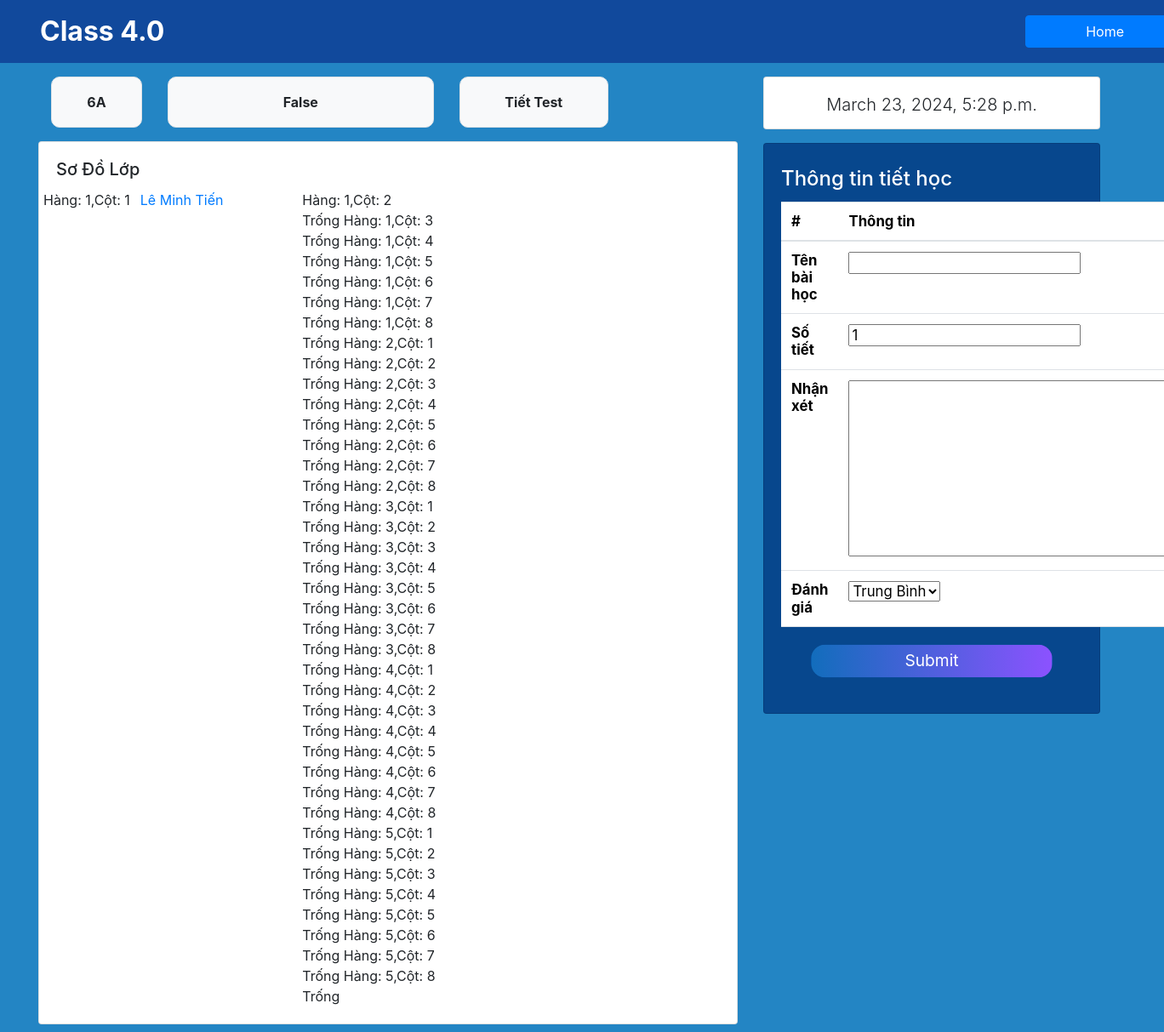
The app's page /home/6A/, older data.
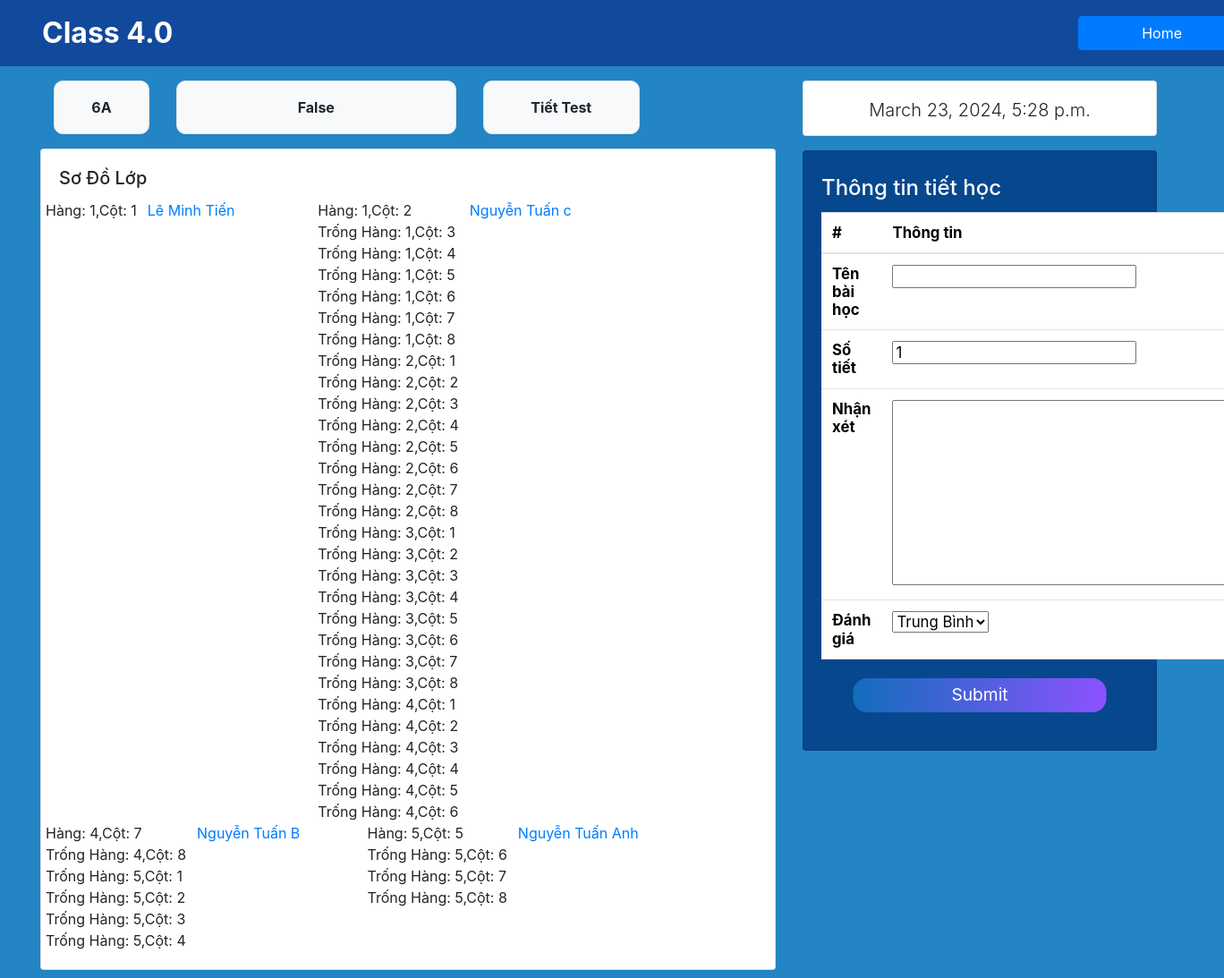
The same page, newer data.
### SM/models.py (models this page shows, shortened)
class Classroom(models.Model):
    name = models.CharField(primary_key=True,max_length=100)
    manager = models.ForeignKey('app_User.Teacher', on_delete=models.CASCADE,related_name='classroom') # 1 lớp chỉ có 1 giáo viên và ngược lại
    subjects = models.ManyToManyField(Subject,blank=True, related_name='classrooms') # choise từ subject
    def __str__(self):
        return self.name

class LessonTime(models.Model):
    period = models.CharField(max_length=10, unique=True)
    start_time = models.TimeField()
    end_time = models.TimeField()

### CM/models.py (models this page shows, shortened)
class Seat(models.Model):
    classroom = models.ForeignKey(SM_Classroom, on_delete=models.CASCADE, related_name='seats')
    student = models.ForeignKey(Student, on_delete=models.SET_NULL, null=True, blank=True,related_name='seat')
    row = models.PositiveIntegerField()
    column = models.PositiveIntegerField()

class Student(models.Model):
    id = models.IntegerField(primary_key=True)
    full_name = models.CharField(max_length=100,blank=False, null=False)
    classroom = models.ForeignKey(SM_Classroom, on_delete=models.CASCADE, related_name='student') # cho phép classroom truy vấn được các student của mình

### CM/views.py (the view)
# urls.py: path('<str:classroom>/', views.classroom, name= 'classroom'),
def classroom(request, classroom):
    classroom = get_object_or_404(SM_Classroom, name=classroom) # đưa vào add lesson
    seats = classroom.seats.all().order_by('row', 'column') # đưa vào add lesson
    period = get_period() # tiết test
    now_subject = get_subject(classroom=classroom, period= period)
    now = datetime.now()
    day_number = datetime.now().weekday()
    day_name = day_names[day_number]
    User = get_user_model()
    teacher = teacher = request.user
    if request.method == 'POST':
        form_addlesson = LessonForm(request.POST, teacher=teacher)
        if form_addlesson.is_valid():
            lesson = form_addlesson.save(commit=False)
            lesson.classroom = classroom
            lesson.subject = now_subject
            lesson.save()
            messages.success(request, 'Thành công!')
    else:
        form_addlesson = LessonForm(teacher=teacher)
    context = {
        'rows': range(1, 6),
        'columns': range(1, 9),
        'classroom': classroom,
        'seats':seats,
        'now_subject':now_subject,
        'period':period,
        'now':now,
        'day_of_week':day_name,
        'form_addlesson': form_addlesson
    }
    return render(request, 'classroom.html', context)

### CM/forms.py (shortened to what this page needs)
class LessonForm(forms.ModelForm):
    class Meta:
        model = Lessons
        fields = ['name', 'counter', 'comment', 'grade']
    def __init__(self, *args, **kwargs):
        self.teacher = kwargs.pop('teacher', None)
        super(LessonForm, self).__init__(*args, **kwargs)

### CM/views.py (called while the page is built)
def get_period():
    now = datetime.now().time()  # Lấy chỉ thời gian, không lấy ngày
    lesson = LessonTime.objects.filter(start_time__lte=now, end_time__gte=now).first()
    if lesson:
        return f"{lesson.period}"
    else:
        return "Hiện tại không phải thời gian học."

def get_subject(classroom, period):
    classroom = get_object_or_404(SM_Classroom, name=classroom)
    day_number = datetime.now().weekday()
    daily_schedule = DailySchedule.objects.filter(classroom=classroom, day_of_week=day_number).first()
    if not daily_schedule:
        return False
    else:
        schedule_entry = ScheduleEntry.objects.filter(daily_schedule=daily_schedule, period__period=period).first()
        if not schedule_entry:
            return False
    return schedule_entry.subject

### CM/templates/classroom.html (shortened to what this page needs)
{% extends "base.html" %}
{% block content %}
  <div class="container-fluid" style="margin-top: 5%; ">
    <div class="container-fluid row">
      <div class="col-sm-8">
        <div style="  margin-bottom: 10px" class="row">
          <div class="container" style="margin-top: 10px">
            <div class="row">
              <div class="col">
                <div class="container overflow-hidden">
                  <div class="row">
                    <div class="col-2">
                      <div class="p-3 border bg-light text-center d-flex align-items-center justify-content-center font-weight-bold" style="border-radius: 10px; height: 60px">{{ classroom.name }}</div>
                    </div>
                    <div class="col-5">
                      <div class="p-3 border bg-light text-center d-flex align-items-center justify-content-center font-weight-bold" style="border-radius: 10px; height: 60px">{{now_subject}}</div>
                    </div>
                    <div class="col-3">
                        <div class="p-3 border bg-light text-center d-flex align-items-center justify-content-center font-weight-bold" style="border-radius: 10px; height: 60px">{{period}}</div>
                      </div>
                  </div>
                </div>
              </div>
            </div>
          </div>
        </div>
          <div class="card" style="margin-top: 2%; margin-bottom: 1%">
            <div class="card-body">
              <h5 class="card-title">Sơ Đồ Lớp</h5>
              <div class="row row-cols-4" style="margin-top: 2% margin-bottom: 2%">
                  <tbody >
                      {% for row in rows %}
                      <tr>
                          {% for column in columns %}
                          <td>
                              {% for seat in seats %}
                                  {% if seat.row == row and seat.column == column %}
                                      Hàng: {{ seat.row }},Cột: {{ seat.column }}<br>
                                      {% if seat.student %}
                                      <a href="{% url 'studentMark_inSubject' classroom.name seat.student.id %}">{{ seat.student.full_name }}</a>
                                      {% else %}
                                      Trống
                                      {% endif %}
                                  {% endif %}
                              {% endfor %}
                          </td>
                          {% endfor %}
                      </tr>
                      {% endfor %}
                  </tbody>
            </div>
            </div>
          </div>
      </div>
      <div class="col-sm-4">
        <div class="card display-5" style="margin-top: 10px">
          <div class="card-body" style="height: 60px">
            <p class="text-Blue text-center" style="font-size: 20px; ">{{now}}</p>
          </div>
        </div>
        <div class="card display-5" style="margin-top: 4%;margin-bottom:5%; background-color: #07478D">
          <div class="card-body row" style="height: 5%">
            <div class="col-12">
              <form method="post" style="margin-bottom: 5%">
                <h2 class="card-title text-white" style="margin-top: 2%;font-size:0.5em">Thông tin tiết học</h2>
                <table class="table" method="post" style="font-size:0.35em; border-radius: 10px;">
                  <thead>
                    <tr>
                        <th scope="col">#</th>
                        <th scope="col">Thông tin</th>
                    </tr>
                  </thead>
                  <tbody>
                    <tr>
                        <th scope="row">Tên bài học</th>
                        <td>
                          <form method="POST">
                            {{form_addlesson.name }}
                          </form>
                        </td>
                    </tr>
                    <tr>
                      <th scope="row">Số tiết</th>
                      <td>
                        <form method="POST">
                          {{form_addlesson.counter }}
                        </form>
                      </td>
                    </tr>
                    <tr>
                      <th scope="row">Nhận xét</th>
                      <td>
                        <form method="POST">
                          {{form_addlesson.comment }}
                        </form>
                      </td>
                    </tr>
                    <tr>
                      <th scope="row">Đánh giá</th>
                      <td>
                        <form method="POST">
                          {{form_addlesson.grade }}
                        </form>
                      </td>
                    </tr>
                  </tbody>
                </table>
                <button type="submit" class="btn btn-primary" style="transform: scale(0.8); width:100%;margin-left: auto; margin-right: auto; display: block; font-size: 0.5em; border-radius: 20px; background-image: linear-gradient(to right, #126DBC, #8C52FF);border: none;">Submit</button>
              </form>
            </div>
          </div>
        </div>
      </div>
    </div>
</div>
 {% endblock content %}

### templates/base.html (shortened to what this page needs)
{% load static %}
<!DOCTYPE html>
<html>
    <head>
        <link href="https://cdn.jsdelivr.net/npm/bootstrap@5.3.2/dist/css/bootstrap.min.css" rel="stylesheet">
        <link rel="stylesheet" href="https://cdn.jsdelivr.net/npm/bootstrap@4.3.1/dist/css/bootstrap.min.css">
    </head>
    <body style="background-color: #2385C4;">
        {% block Header %}
        <nav class="navbar navbar-expand-lg navbar-dark fixed-top" style="background-color: #11499C">
          <div class="container-fluid">
              <div class="collapse navbar-collapse" id="navbarTogglerDemo02">
                <a class="navbar-brand font-weight-bold text-white nav-link active" aria-current="page" style="font-size: 200%" href="/home" >Class 4.0</a>
                <div class="col-sm-2 row">
                    {% if user.username %}
                    <ul class="navbar-nav me-auto mb-2 mb-lg-0">
                      <div class="col-sm-6">
                          <p class="text-white text-center" style="height: 100%;
                          line-height: 100%;
                          display: flex;
                          align-items: center;
                          justify-content: center;">{{user.username}}</p>
                      </div>
                      <div class="col-sm-6">
                          <li class="nav-item">
                            <a href="{% url 'logout' %}" class="nav-link btn btn-primary text-white">Logout</a>
                          </li>
                      </div>
                    </ul>
                    {% else %}
                      <a href = "/home" class="text-white btn btn-primary">Home</a>
                    {% endif %}
                </div>
              </div>
          </div>
        </nav>
        {% endblock Header %}
      <div class="container-fluid" style="margin-top: 80px;">
        {% block content %} {% endblock content %}
      </div>
    </body>
</html>

### templates/base.html (style rules this page uses)
body { margin: 0; padding: 0; height: 100vh; width: 100vw; overflow-x: hidden; }

Row changes from the older to the newer data that the page shows:
changed Seat: student_id empty → 4 (drawn)
changed Seat: student_id empty → 3 (drawn)
changed Seat: student_id empty → 2 (drawn)
Text that changed along with them:
list line gone: "Trống"
new list line: "Nguyễn Tuấn c"
new list line: "Nguyễn Tuấn B"
new list line: "Nguyễn Tuấn Anh"
